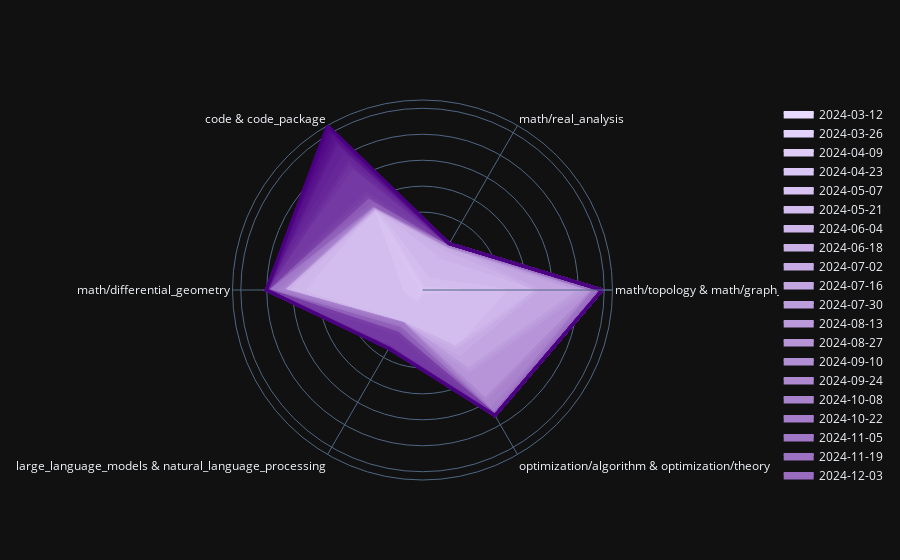

The notebook cell this image was saved under:
### Code cell
progress_gem(
    instances,
    "tags",
    "inferred_date",
    ts_delta="2w",
    groups=[
        ["code", "code_package"],
        ["large_language_models", "natural_language_processing"],
        ["math/topology", "math/graph_theory"],
        ["optimization/algorithm", "optimization/theory"],
        "math/differential_geometry",
        "math/real_analysis",
    ],
).show()

### Figure 1 — Plotly figure (JSON) as saved in the notebook; plotly's stock layout.template omitted (floating-point values rounded to 4 significant figures)
{"data": [{"fill": "tonext", "fillcolor": "#e8d9ff", "line": {"color": "#e8d9ff", "width": 3}, "mode": "lines", "name": "2024-03-12", "r": [0, 0, 0, 0, 1, 0, 0, 0], "theta": ["math/topology & math/graph_theory", "math/real_analysis", "code & code_package", "math/differential_geometry", "large_language_models & natural_language_processing", "optimization/algorithm & optimization/theory", "math/topology & math/graph_theory"], "type": "scatterpolar"}, {"fill": "tonext", "fillcolor": "#e3d3fb", "line": {"color": "#e3d3fb", "width": 3}, "mode": "lines", "name": "2024-03-26", "r": [0, 0, 29, 0, 7, 0, 0, 0], "theta": ["math/topology & math/graph_theory", "math/real_analysis", "code & code_package", "math/differential_geometry", "large_language_models & natural_language_processing", "optimization/algorithm & optimization/theory", "math/topology & math/graph_theory"], "type": "scatterpolar"}, {"fill": "tonext", "fillcolor": "#dfcdf8", "line": {"color": "#dfcdf8", "width": 3}, "mode": "lines", "name": "2024-04-09", "r": [0, 0, 109, 0, 20, 0, 0, 0], "theta": ["math/topology & math/graph_theory", "math/real_analysis", "code & code_package", "math/differential_geometry", "large_language_models & natural_language_processing", "optimization/algorithm & optimization/theory", "math/topology & math/graph_theory"], "type": "scatterpolar"}, {"fill": "tonext", "fillcolor": "#dbc7f5", "line": {"color": "#dbc7f5", "width": 3}, "mode": "lines", "name": "2024-04-23", "r": [2, 0, 143, 0, 21, 0, 2, 2], "theta": ["math/topology & math/graph_theory", "math/real_analysis", "code & code_package", "math/differential_geometry", "large_language_models & natural_language_processing", "optimization/algorithm & optimization/theory", "math/topology & math/graph_theory"], "type": "scatterpolar"}, {"fill": "tonext", "fillcolor": "#d7c2f1", "line": {"color": "#d7c2f1", "width": 3}, "mode": "lines", "name": "2024-05-07", "r": [72, 4, 179, 34, 21, 5, 72, 72], "theta": ["math/topology & math/graph_theory", "math/real_analysis", "code & code_package", "math/differential_geometry", "large_language_models & natural_language_processing", "optimization/algorithm & optimization/theory", "math/topology & math/graph_theory"], "type": "scatterpolar"}, {"fill": "tonext", "fillcolor": "#d3bcee", "line": {"color": "#d3bcee", "width": 3}, "mode": "lines", "name": "2024-05-21", "r": [160, 24, 180, 221, 73, 126, 160, 160], "theta": ["math/topology & math/graph_theory", "math/real_analysis", "code & code_package", "math/differential_geometry", "large_language_models & natural_language_processing", "optimization/algorithm & optimization/theory", "math/topology & math/graph_theory"], "type": "scatterpolar"}, {"fill": "tonext", "fillcolor": "#cfb6eb", "line": {"color": "#cfb6eb", "width": 3}, "mode": "lines", "name": "2024-06-04", "r": [213, 67, 180, 259, 73, 126, 213, 213], "theta": ["math/topology & math/graph_theory", "math/real_analysis", "code & code_package", "math/differential_geometry", "large_language_models & natural_language_processing", "optimization/algorithm & optimization/theory", "math/topology & math/graph_theory"], "type": "scatterpolar"}, {"fill": "tonext", "fillcolor": "#cbb1e7", "line": {"color": "#cbb1e7", "width": 3}, "mode": "lines", "name": "2024-06-18", "r": [221, 84, 180, 261, 73, 128, 221, 221], "theta": ["math/topology & math/graph_theory", "math/real_analysis", "code & code_package", "math/differential_geometry", "large_language_models & natural_language_processing", "optimization/algorithm & optimization/theory", "math/topology & math/graph_theory"], "type": "scatterpolar"}, {"fill": "tonext", "fillcolor": "#c6abe4", "line": {"color": "#c6abe4", "width": 3}, "mode": "lines", "name": "2024-07-02", "r": [222, 97, 183, 268, 75, 143, 222, 222], "theta": ["math/topology & math/graph_theory", "math/real_analysis", "code & code_package", "math/differential_geometry", "large_language_models & natural_language_processing", "optimization/algorithm & optimization/theory", "math/topology & math/graph_theory"], "type": "scatterpolar"}, {"fill": "tonext", "fillcolor": "#c2a5e1", "line": {"color": "#c2a5e1", "width": 3}, "mode": "lines", "name": "2024-07-16", "r": [301, 97, 183, 270, 75, 175, 301, 301], "theta": ["math/topology & math/graph_theory", "math/real_analysis", "code & code_package", "math/differential_geometry", "large_language_models & natural_language_processing", "optimization/algorithm & optimization/theory", "math/topology & math/graph_theory"], "type": "scatterpolar"}, {"fill": "tonext", "fillcolor": "#be9fde", "line": {"color": "#be9fde", "width": 3}, "mode": "lines", "name": "2024-07-30", "r": [302, 97, 184, 270, 75, 176, 302, 302], "theta": ["math/topology & math/graph_theory", "math/real_analysis", "code & code_package", "math/differential_geometry", "large_language_models & natural_language_processing", "optimization/algorithm & optimization/theory", "math/topology & math/graph_theory"], "type": "scatterpolar"}, {"fill": "tonext", "fillcolor": "#ba9ada", "line": {"color": "#ba9ada", "width": 3}, "mode": "lines", "name": "2024-08-13", "r": [314, 97, 184, 270, 75, 181, 314, 314], "theta": ["math/topology & math/graph_theory", "math/real_analysis", "code & code_package", "math/differential_geometry", "large_language_models & natural_language_processing", "optimization/algorithm & optimization/theory", "math/topology & math/graph_theory"], "type": "scatterpolar"}, {"fill": "tonext", "fillcolor": "#b694d7", "line": {"color": "#b694d7", "width": 3}, "mode": "lines", "name": "2024-08-27", "r": [328, 99, 186, 270, 75, 243, 328, 328], "theta": ["math/topology & math/graph_theory", "math/real_analysis", "code & code_package", "math/differential_geometry", "large_language_models & natural_language_processing", "optimization/algorithm & optimization/theory", "math/topology & math/graph_theory"], "type": "scatterpolar"}, {"fill": "tonext", "fillcolor": "#b28ed4", "line": {"color": "#b28ed4", "width": 3}, "mode": "lines", "name": "2024-09-10", "r": [328, 99, 188, 270, 75, 243, 328, 328], "theta": ["math/topology & math/graph_theory", "math/real_analysis", "code & code_package", "math/differential_geometry", "large_language_models & natural_language_processing", "optimization/algorithm & optimization/theory", "math/topology & math/graph_theory"], "type": "scatterpolar"}, {"fill": "tonext", "fillcolor": "#ae89d0", "line": {"color": "#ae89d0", "width": 3}, "mode": "lines", "name": "2024-09-24", "r": [329, 99, 188, 270, 75, 243, 329, 329], "theta": ["math/topology & math/graph_theory", "math/real_analysis", "code & code_package", "math/differential_geometry", "large_language_models & natural_language_processing", "optimization/algorithm & optimization/theory", "math/topology & math/graph_theory"], "type": "scatterpolar"}, {"fill": "tonext", "fillcolor": "#aa83cd", "line": {"color": "#aa83cd", "width": 3}, "mode": "lines", "name": "2024-10-08", "r": [330, 99, 188, 273, 75, 259, 330, 330], "theta": ["math/topology & math/graph_theory", "math/real_analysis", "code & code_package", "math/differential_geometry", "large_language_models & natural_language_processing", "optimization/algorithm & optimization/theory", "math/topology & math/graph_theory"], "type": "scatterpolar"}, {"fill": "tonext", "fillcolor": "#a57dca", "line": {"color": "#a57dca", "width": 3}, "mode": "lines", "name": "2024-10-22", "r": [330, 101, 188, 277, 76, 270, 330, 330], "theta": ["math/topology & math/graph_theory", "math/real_analysis", "code & code_package", "math/differential_geometry", "large_language_models & natural_language_processing", "optimization/algorithm & optimization/theory", "math/topology & math/graph_theory"], "type": "scatterpolar"}, {"fill": "tonext", "fillcolor": "#a177c7", "line": {"color": "#a177c7", "width": 3}, "mode": "lines", "name": "2024-11-05", "r": [331, 103, 188, 295, 77, 274, 331, 331], "theta": ["math/topology & math/graph_theory", "math/real_analysis", "code & code_package", "math/differential_geometry", "large_language_models & natural_language_processing", "optimization/algorithm & optimization/theory", "math/topology & math/graph_theory"], "type": "scatterpolar"}, {"fill": "tonext", "fillcolor": "#9d72c3", "line": {"color": "#9d72c3", "width": 3}, "mode": "lines", "name": "2024-11-19", "r": [333, 103, 189, 300, 83, 276, 333, 333], "theta": ["math/topology & math/graph_theory", "math/real_analysis", "code & code_package", "math/differential_geometry", "large_language_models & natural_language_processing", "optimization/algorithm & optimization/theory", "math/topology & math/graph_theory"], "type": "scatterpolar"}, {"fill": "tonext", "fillcolor": "#996cc0", "line": {"color": "#996cc0", "width": 3}, "mode": "lines", "name": "2024-12-03", "r": [342, 103, 190, 300, 86, 276, 342, 342], "theta": ["math/topology & math/graph_theory", "math/real_analysis", "code & code_package", "math/differential_geometry", "large_language_models & natural_language_processing", "optimization/algorithm & optimization/theory", "math/topology & math/graph_theory"], "type": "scatterpolar"}, {"fill": "tonext", "fillcolor": "#9566bd", "line": {"color": "#9566bd", "width": 3}, "mode": "lines", "name": "2024-12-17", "r": [343, 103, 190, 300, 86, 279, 343, 343], "theta": ["math/topology & math/graph_theory", "math/real_analysis", "code & code_package", "math/differential_geometry", "large_language_models & natural_language_processing", "optimization/algorithm & optimization/theory", "math/topology & math/graph_theory"], "type": "scatterpolar"}, {"fill": "tonext", "fillcolor": "#9161b9", "line": {"color": "#9161b9", "width": 3}, "mode": "lines", "name": "2024-12-31", "r": [346, 103, 192, 301, 86, 279, 346, 346], "theta": ["math/topology & math/graph_theory", "math/real_analysis", "code & code_package", "math/differential_geometry", "large_language_models & natural_language_processing", "optimization/algorithm & optimization/theory", "math/topology & math/graph_theory"], "type": "scatterpolar"}, {"fill": "tonext", "fillcolor": "#8d5bb6", "line": {"color": "#8d5bb6", "width": 3}, "mode": "lines", "name": "2025-01-14", "r": [346, 103, 205, 301, 96, 279, 346, 346], "theta": ["math/topology & math/graph_theory", "math/real_analysis", "code & code_package", "math/differential_geometry", "large_language_models & natural_language_processing", "optimization/algorithm & optimization/theory", "math/topology & math/graph_theory"], "type": "scatterpolar"}, {"fill": "tonext", "fillcolor": "#8855b3", "line": {"color": "#8855b3", "width": 3}, "mode": "lines", "name": "2025-01-28", "r": [346, 103, 207, 301, 96, 279, 346, 346], "theta": ["math/topology & math/graph_theory", "math/real_analysis", "code & code_package", "math/differential_geometry", "large_language_models & natural_language_processing", "optimization/algorithm & optimization/theory", "math/topology & math/graph_theory"], "type": "scatterpolar"}, {"fill": "tonext", "fillcolor": "#844fb0", "line": {"color": "#844fb0", "width": 3}, "mode": "lines", "name": "2025-02-11", "r": [346, 103, 208, 301, 96, 279, 346, 346], "theta": ["math/topology & math/graph_theory", "math/real_analysis", "code & code_package", "math/differential_geometry", "large_language_models & natural_language_processing", "optimization/algorithm & optimization/theory", "math/topology & math/graph_theory"], "type": "scatterpolar"}, {"fill": "tonext", "fillcolor": "#804aac", "line": {"color": "#804aac", "width": 3}, "mode": "lines", "name": "2025-02-25", "r": [346, 103, 208, 301, 96, 279, 346, 346], "theta": ["math/topology & math/graph_theory", "math/real_analysis", "code & code_package", "math/differential_geometry", "large_language_models & natural_language_processing", "optimization/algorithm & optimization/theory", "math/topology & math/graph_theory"], "type": "scatterpolar"}, {"fill": "tonext", "fillcolor": "#7c44a9", "line": {"color": "#7c44a9", "width": 3}, "mode": "lines", "name": "2025-03-11", "r": [346, 103, 208, 301, 96, 279, 346, 346], "theta": ["math/topology & math/graph_theory", "math/real_analysis", "code & code_package", "math/differential_geometry", "large_language_models & natural_language_processing", "optimization/algorithm & optimization/theory", "math/topology & math/graph_theory"], "type": "scatterpolar"}, {"fill": "tonext", "fillcolor": "#783ea6", "line": {"color": "#783ea6", "width": 3}, "mode": "lines", "name": "2025-03-25", "r": [346, 103, 216, 301, 97, 279, 346, 346], "theta": ["math/topology & math/graph_theory", "math/real_analysis", "code & code_package", "math/differential_geometry", "large_language_models & natural_language_processing", "optimization/algorithm & optimization/theory", "math/topology & math/graph_theory"], "type": "scatterpolar"}, {"fill": "tonext", "fillcolor": "#7439a2", "line": {"color": "#7439a2", "width": 3}, "mode": "lines", "name": "2025-04-08", "r": [346, 103, 265, 301, 126, 279, 346, 346], "theta": ["math/topology & math/graph_theory", "math/real_analysis", "code & code_package", "math/differential_geometry", "large_language_models & natural_language_processing", "optimization/algorithm & optimization/theory", "math/topology & math/graph_theory"], "type": "scatterpolar"}, {"fill": "tonext", "fillcolor": "#70339f", "line": {"color": "#70339f", "width": 3}, "mode": "lines", "name": "2025-04-22", "r": [346, 103, 278, 301, 126, 279, 346, 346], "theta": ["math/topology & math/graph_theory", "math/real_analysis", "code & code_package", "math/differential_geometry", "large_language_models & natural_language_processing", "optimization/algorithm & optimization/theory", "math/topology & math/graph_theory"], "type": "scatterpolar"}, {"fill": "tonext", "fillcolor": "#6c2d9c", "line": {"color": "#6c2d9c", "width": 3}, "mode": "lines", "name": "2025-05-06", "r": [346, 103, 283, 301, 128, 279, 346, 346], "theta": ["math/topology & math/graph_theory", "math/real_analysis", "code & code_package", "math/differential_geometry", "large_language_models & natural_language_processing", "optimization/algorithm & optimization/theory", "math/topology & math/graph_theory"], "type": "scatterpolar"}, {"fill": "tonext", "fillcolor": "#672799", "line": {"color": "#672799", "width": 3}, "mode": "lines", "name": "2025-05-20", "r": [346, 103, 302, 301, 129, 279, 346, 346], "theta": ["math/topology & math/graph_theory", "math/real_analysis", "code & code_package", "math/differential_geometry", "large_language_models & natural_language_processing", "optimization/algorithm & optimization/theory", "math/topology & math/graph_theory"], "type": "scatterpolar"}, {"fill": "tonext", "fillcolor": "#632295", "line": {"color": "#632295", "width": 3}, "mode": "lines", "name": "2025-06-03", "r": [346, 103, 325, 301, 129, 279, 346, 346], "theta": ["math/topology & math/graph_theory", "math/real_analysis", "code & code_package", "math/differential_geometry", "large_language_models & natural_language_processing", "optimization/algorithm & optimization/theory", "math/topology & math/graph_theory"], "type": "scatterpolar"}, {"fill": "tonext", "fillcolor": "#5f1c92", "line": {"color": "#5f1c92", "width": 3}, "mode": "lines", "name": "2025-06-17", "r": [346, 103, 329, 301, 129, 279, 346, 346], "theta": ["math/topology & math/graph_theory", "math/real_analysis", "code & code_package", "math/differential_geometry", "large_language_models & natural_language_processing", "optimization/algorithm & optimization/theory", "math/topology & math/graph_theory"], "type": "scatterpolar"}, {"fill": "tonext", "fillcolor": "#5b168f", "line": {"color": "#5b168f", "width": 3}, "mode": "lines", "name": "2025-07-01", "r": [346, 103, 335, 301, 130, 279, 346, 346], "theta": ["math/topology & math/graph_theory", "math/real_analysis", "code & code_package", "math/differential_geometry", "large_language_models & natural_language_processing", "optimization/algorithm & optimization/theory", "math/topology & math/graph_theory"], "type": "scatterpolar"}, {"fill": "tonext", "fillcolor": "#57118b", "line": {"color": "#57118b", "width": 3}, "mode": "lines", "name": "2025-07-15", "r": [346, 103, 343, 301, 130, 279, 346, 346], "theta": ["math/topology & math/graph_theory", "math/real_analysis", "code & code_package", "math/differential_geometry", "large_language_models & natural_language_processing", "optimization/algorithm & optimization/theory", "math/topology & math/graph_theory"], "type": "scatterpolar"}, {"fill": "tonext", "fillcolor": "#530b88", "line": {"color": "#530b88", "width": 3}, "mode": "lines", "name": "2025-07-29", "r": [346, 103, 361, 301, 130, 279, 346, 346], "theta": ["math/topology & math/graph_theory", "math/real_analysis", "code & code_package", "math/differential_geometry", "large_language_models & natural_language_processing", "optimization/algorithm & optimization/theory", "math/topology & math/graph_theory"], "type": "scatterpolar"}, {"fill": "tonext", "fillcolor": "#4f0585", "line": {"color": "#4f0585", "width": 3}, "mode": "lines", "name": "2025-08-12", "r": [346, 103, 361, 301, 130, 279, 346, 346], "theta": ["math/topology & math/graph_theory", "math/real_analysis", "code & code_package", "math/differential_geometry", "large_language_models & natural_language_processing", "optimization/algorithm & optimization/theory", "math/topology & math/graph_theory"], "type": "scatterpolar"}, {"fill": "tonext", "fillcolor": "#4b0082", "line": {"color": "#4b0082", "width": 3}, "mode": "lines", "name": "2025-08-26", "r": [346, 103, 366, 301, 130, 279, 346, 346], "theta": ["math/topology & math/graph_theory", "math/real_analysis", "code & code_package", "math/differential_geometry", "large_language_models & natural_language_processing", "optimization/algorithm & optimization/theory", "math/topology & math/graph_theory"], "type": "scatterpolar"}], "layout": {"polar": {"angularaxis": {"layer": "below traces"}, "radialaxis": {"showticklabels": false, "tick0": 0}}}}
